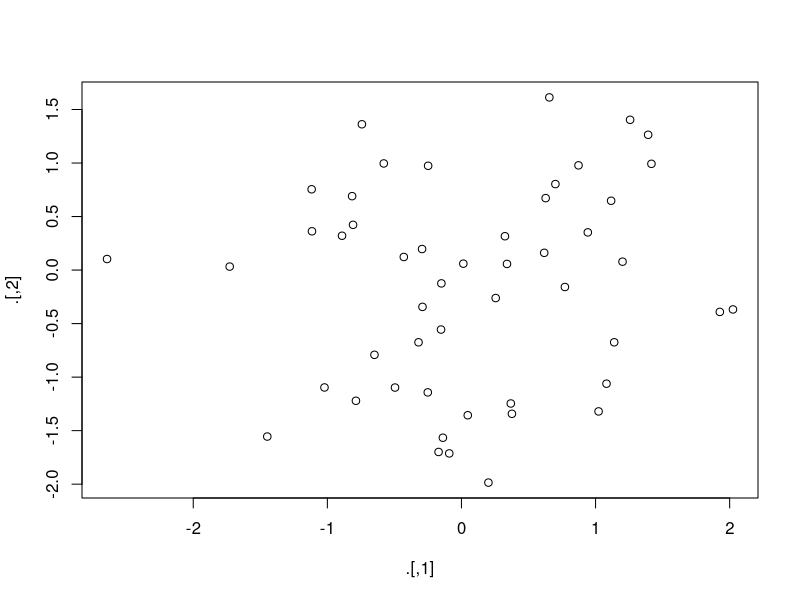
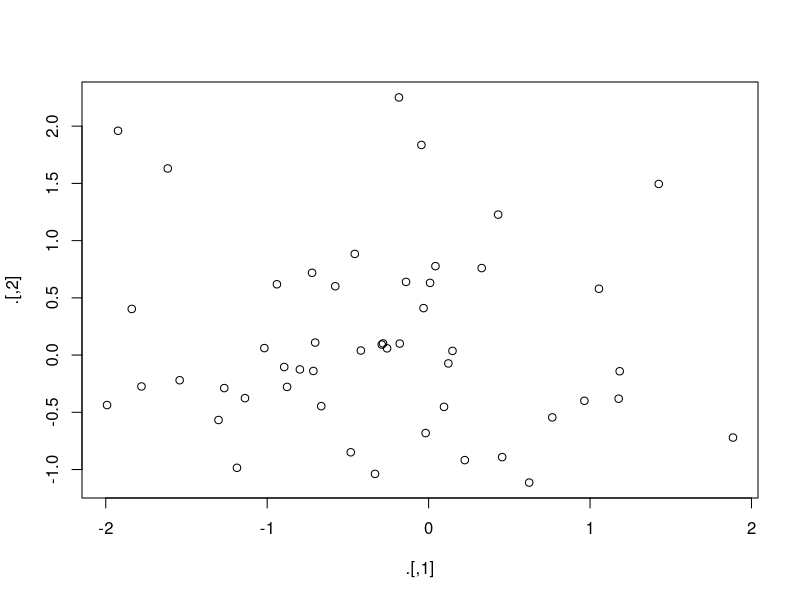

Recreate these plots in R, in order.
## 18 Pipes

library(magrittr)

## ==== 18.2 Piping alternatives

## ---- Intermediate steps

## ==== 18.3 When not to use the pipe

## ==== 18.4 Other tools from magrittr

rnorm(100) %>%
  matrix(ncol = 2) %>%
  plot() %>%
  str()

rnorm(100) %>%
  matrix(ncol = 2) %T>%
  plot() %>%
  str()

mtcars %$%
  cor(disp, mpg)

mtcars <- mtcars %>% 
  transform(cyl = cyl * 2)

mtcars %<>% transform(cyl = cyl * 2)
